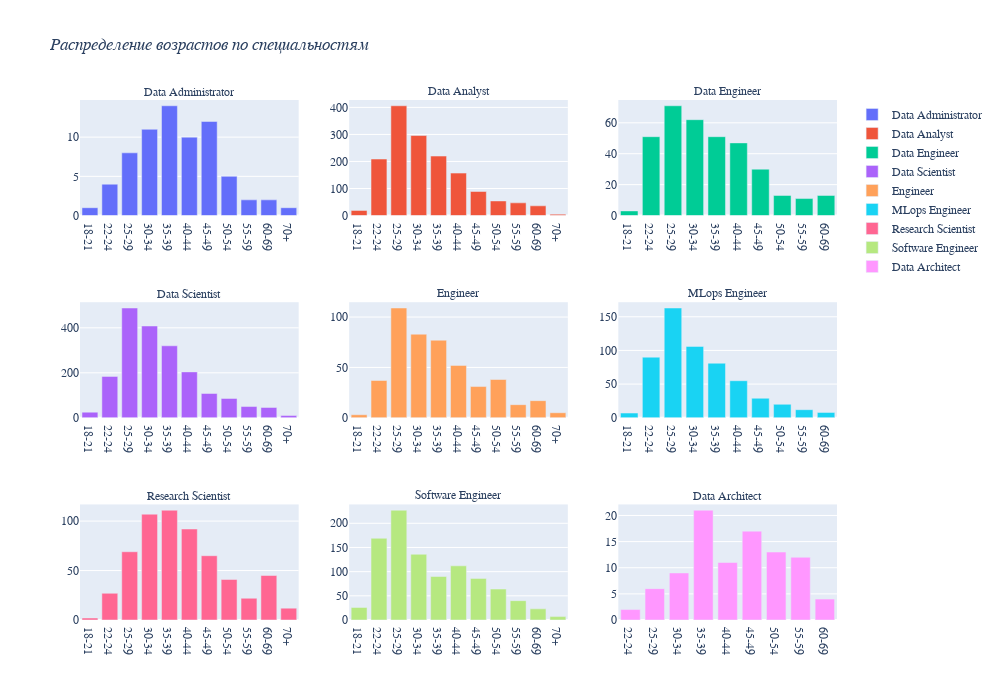

The notebook cell saved with this chart:
### Markdown cell above
## Задание 4
Используя модуль graph_objects из библиотеки plotly, построй столбцовую диаграмму (Bar plot) на распределение респондентов по возрасту по специальностям Data Administrator, Data Analyst, Data Engineer, Data Scientist, Engineer, MLops Engineer, 
Research Scientist, Software Engineer, Data Architect. \
Цвета в этом задании не важны

### Code cell
import pandas as pd 
import matplotlib.pyplot as plt

data = pd.read_csv('kaggle_survey_2022_responses.csv', low_memory=False)   #Учитываем данные
data = data.drop(0)


Prof = ['Data Administrator', 'Data Analyst', 'Data Engineer', 'Data Scientist', 'Engineer', 'MLops Engineer', 
'Research Scientist', 'Software Engineer', 'Data Architect']

df = pd.DataFrame(data[['Q2', 'Q23']].dropna())
df=df.replace(['Data Analyst (Business, Marketing, Financial, Quantitative, etc)', 'Engineer (non-software)', 'Machine Learning/ MLops Engineer'],
              ['Data Analyst', 'Engineer', 'MLops Engineer'])

#print (df[['Q2','Q23']].groupby('Q23').value_counts())

df_filtered = df[df['Q23'].isin(Prof)]

DF=pd.DataFrame(df_filtered.groupby('Q23').value_counts())
DF=DF.reset_index()
DF=DF.sort_values(by='Q2')
DF.columns =['Професcия', 'Возраст', 'Количество']


#Создаём список графиков
import plotly.graph_objs as go
from plotly.subplots import make_subplots

fig = make_subplots(
    rows=3, cols=3, subplot_titles= (Prof))

i=1
j=1
for t in (Prof) : 
    fig.append_trace(go.Bar(
         x = (DF['Возраст'][(DF['Професcия']==t)]),
         y = DF[(DF['Професcия']==t)]['Количество'],
         name = t,),row=i, col=j)
    if j==3 :
        j=1
        if i==3 :
            i=1
        else:
            i+=1
    else:
        j+=1

    #Визуализация графиков
fig.update_layout(height=700, width=1000, title_text="<i>Распределение возрастов по специальностям </i>", font_family="monospace",font_size=12 )
fig.update_annotations(font_size=12)

### Figure 1 — Plotly figure (JSON) as saved in the notebook; plotly's stock layout.template omitted (floating-point values rounded to 4 significant figures)
{"data": [{"name": "Data Administrator", "type": "bar", "x": ["18-21", "22-24", "25-29", "30-34", "35-39", "40-44", "45-49", "50-54", "55-59", "60-69", "70+"], "xaxis": "x", "y": [1, 4, 8, 11, 14, 10, 12, 5, 2, 2, 1], "yaxis": "y"}, {"name": "Data Analyst", "type": "bar", "x": ["18-21", "22-24", "25-29", "30-34", "35-39", "40-44", "45-49", "50-54", "55-59", "60-69", "70+"], "xaxis": "x2", "y": [19, 209, 406, 296, 220, 157, 89, 54, 47, 36, 5], "yaxis": "y2"}, {"name": "Data Engineer", "type": "bar", "x": ["18-21", "22-24", "25-29", "30-34", "35-39", "40-44", "45-49", "50-54", "55-59", "60-69"], "xaxis": "x3", "y": [3, 51, 71, 62, 51, 47, 30, 13, 11, 13], "yaxis": "y3"}, {"name": "Data Scientist", "type": "bar", "x": ["18-21", "22-24", "25-29", "30-34", "35-39", "40-44", "45-49", "50-54", "55-59", "60-69", "70+"], "xaxis": "x4", "y": [25, 184, 488, 408, 320, 204, 108, 86, 50, 46, 10], "yaxis": "y4"}, {"name": "Engineer", "type": "bar", "x": ["18-21", "22-24", "25-29", "30-34", "35-39", "40-44", "45-49", "50-54", "55-59", "60-69", "70+"], "xaxis": "x5", "y": [3, 37, 109, 83, 77, 52, 31, 38, 13, 17, 5], "yaxis": "y5"}, {"name": "MLops Engineer", "type": "bar", "x": ["18-21", "22-24", "25-29", "30-34", "35-39", "40-44", "45-49", "50-54", "55-59", "60-69"], "xaxis": "x6", "y": [7, 90, 163, 106, 81, 55, 29, 20, 12, 8], "yaxis": "y6"}, {"name": "Research Scientist", "type": "bar", "x": ["18-21", "22-24", "25-29", "30-34", "35-39", "40-44", "45-49", "50-54", "55-59", "60-69", "70+"], "xaxis": "x7", "y": [2, 27, 69, 107, 111, 92, 65, 41, 22, 45, 12], "yaxis": "y7"}, {"name": "Software Engineer", "type": "bar", "x": ["18-21", "22-24", "25-29", "30-34", "35-39", "40-44", "45-49", "50-54", "55-59", "60-69", "70+"], "xaxis": "x8", "y": [26, 169, 227, 136, 90, 112, 86, 64, 40, 23, 7], "yaxis": "y8"}, {"name": "Data Architect", "type": "bar", "x": ["22-24", "25-29", "30-34", "35-39", "40-44", "45-49", "50-54", "55-59", "60-69"], "xaxis": "x9", "y": [2, 6, 9, 21, 11, 17, 13, 12, 4], "yaxis": "y9"}], "layout": {"annotations": [{"font": {"size": 12}, "showarrow": false, "text": "Data Administrator", "x": 0.1444, "xanchor": "center", "xref": "paper", "y": 1, "yanchor": "bottom", "yref": "paper"}, {"font": {"size": 12}, "showarrow": false, "text": "Data Analyst", "x": 0.5, "xanchor": "center", "xref": "paper", "y": 1, "yanchor": "bottom", "yref": "paper"}, {"font": {"size": 12}, "showarrow": false, "text": "Data Engineer", "x": 0.8556, "xanchor": "center", "xref": "paper", "y": 1, "yanchor": "bottom", "yref": "paper"}, {"font": {"size": 12}, "showarrow": false, "text": "Data Scientist", "x": 0.1444, "xanchor": "center", "xref": "paper", "y": 0.6111, "yanchor": "bottom", "yref": "paper"}, {"font": {"size": 12}, "showarrow": false, "text": "Engineer", "x": 0.5, "xanchor": "center", "xref": "paper", "y": 0.6111, "yanchor": "bottom", "yref": "paper"}, {"font": {"size": 12}, "showarrow": false, "text": "MLops Engineer", "x": 0.8556, "xanchor": "center", "xref": "paper", "y": 0.6111, "yanchor": "bottom", "yref": "paper"}, {"font": {"size": 12}, "showarrow": false, "text": "Research Scientist", "x": 0.1444, "xanchor": "center", "xref": "paper", "y": 0.2222, "yanchor": "bottom", "yref": "paper"}, {"font": {"size": 12}, "showarrow": false, "text": "Software Engineer", "x": 0.5, "xanchor": "center", "xref": "paper", "y": 0.2222, "yanchor": "bottom", "yref": "paper"}, {"font": {"size": 12}, "showarrow": false, "text": "Data Architect", "x": 0.8556, "xanchor": "center", "xref": "paper", "y": 0.2222, "yanchor": "bottom", "yref": "paper"}], "font": {"family": "monospace", "size": 12}, "height": 700, "title": {"text": "<i>Распределение возрастов по специальностям </i>"}, "width": 1000, "xaxis": {"anchor": "y", "domain": [0, 0.2889]}, "xaxis2": {"anchor": "y2", "domain": [0.3556, 0.6444]}, "xaxis3": {"anchor": "y3", "domain": [0.7111, 1]}, "xaxis4": {"anchor": "y4", "domain": [0, 0.2889]}, "xaxis5": {"anchor": "y5", "domain": [0.3556, 0.6444]}, "xaxis6": {"anchor": "y6", "domain": [0.7111, 1]}, "xaxis7": {"anchor": "y7", "domain": [0, 0.2889]}, "xaxis8": {"anchor": "y8", "domain": [0.3556, 0.6444]}, "xaxis9": {"anchor": "y9", "domain": [0.7111, 1]}, "yaxis": {"anchor": "x", "domain": [0.7778, 1]}, "yaxis2": {"anchor": "x2", "domain": [0.7778, 1]}, "yaxis3": {"anchor": "x3", "domain": [0.7778, 1]}, "yaxis4": {"anchor": "x4", "domain": [0.3889, 0.6111]}, "yaxis5": {"anchor": "x5", "domain": [0.3889, 0.6111]}, "yaxis6": {"anchor": "x6", "domain": [0.3889, 0.6111]}, "yaxis7": {"anchor": "x7", "domain": [0, 0.2222]}, "yaxis8": {"anchor": "x8", "domain": [0, 0.2222]}, "yaxis9": {"anchor": "x9", "domain": [0, 0.2222]}}}
